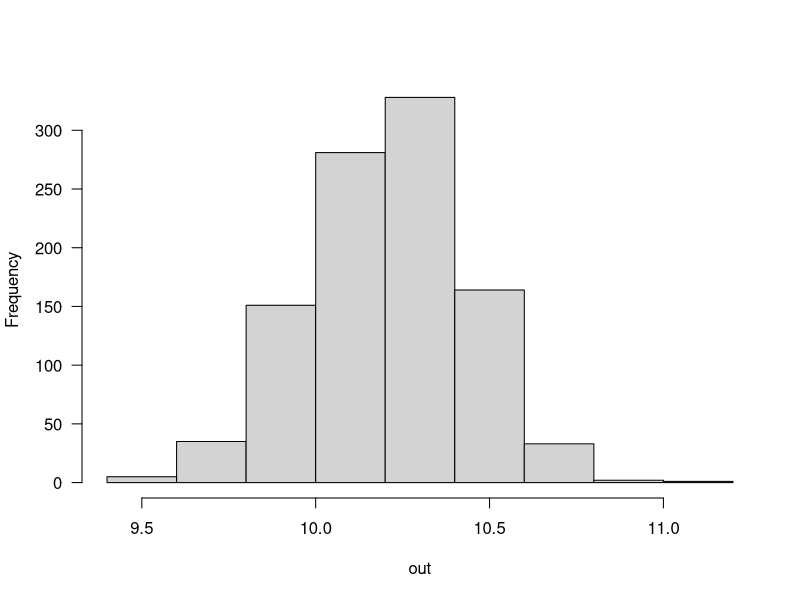
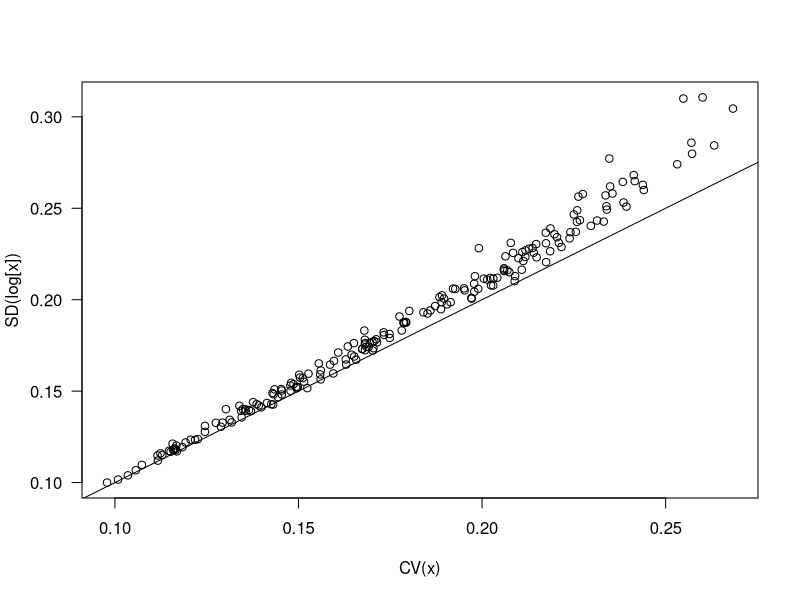

Source code (R) for these figures, in order:
# setwd("/Users/med-snt/Documents/Rworkshop")
# getwd()
# rm(list = ls())
# set.seed(1)
# x = rnorm(50, 10, 2) #non-parametric bootstrap, where we resample the data many times
# se_x = sqrt(var(x)/length(x)) #SE = √Var/n
# out = NULL
# for(i in 1:1000){
#   sample = sample(x, replace=TRUE)
#   out[i] = mean(sample)
#   }
# hist(out, las=1, main="")
# sd(out)
# The variable out now contains what we can call the sampling distribution of the mean of x. The standard
#deviation of the sampling distribution gives an approximation of the standard error
#quantile(out, c(0.025, 0.975))
## 2.5% 97.5%
## 9.760249 10.624404
#Recall that we could also have derived the 95% confidence interval analytically as ±1.96SE.
#mean(x) - 1.96*se_x
## [1] 9.739995
set.seed(1)
x = rnorm(50, 10, 2)
se_x = sqrt(var(x)/length(x))
out = NULL
for(i in 1:1000){
  sample = sample(x, replace=TRUE)
  out[i] = mean(sample)
}
hist(out, las=1, main="")

out1 = NULL
for(i in 1:1000){
  sample = sample(x, replace=TRUE)
  out1[i] = sd(sample)/mean(sample)
}
cat(out1)


#################
set.seed(1)
out = matrix(NA, nrow=200, ncol=2)
sdvals = runif(200, 2, 5)

for(i in 1:200){
  x = rnorm(200, 20, sdvals[i])
  cv = sd(x)/mean(x)
  sd_log = sd(log(x))
  out[i,1] = cv
  out[i,2] = sd_log
}

plot(out[,1], out[,2], xlab="CV(x)", ylab="SD(log[x])", las=1)
lines(0:1, 0:1)
